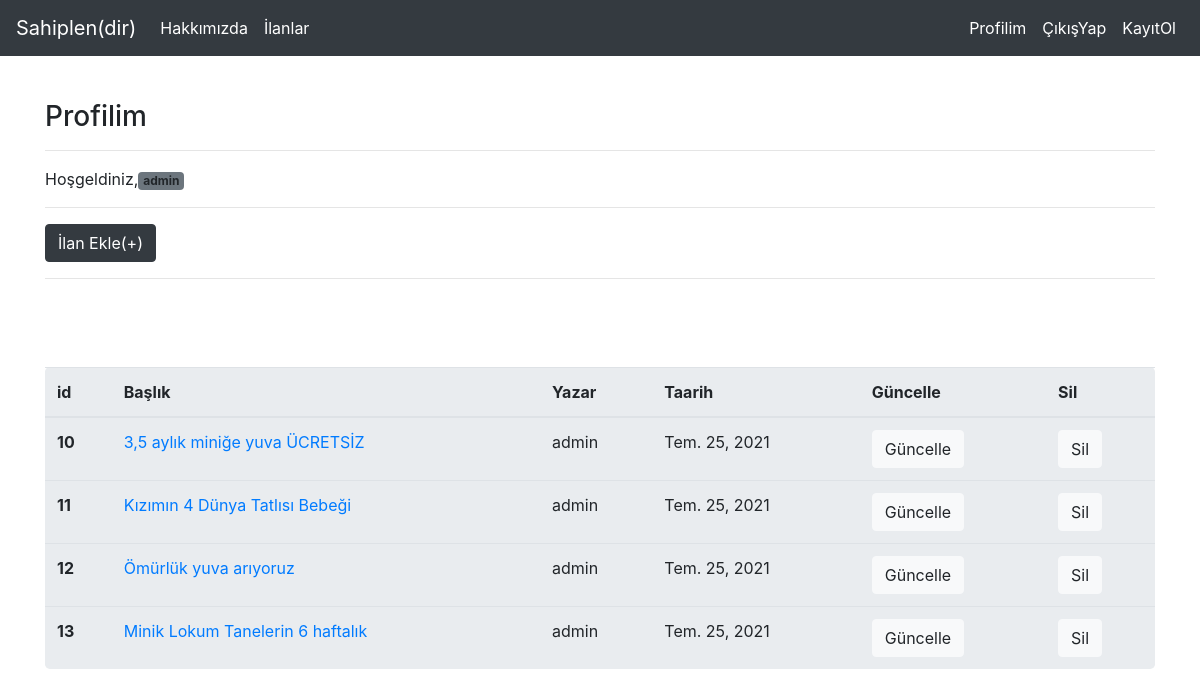
Screenshot of /articles/dashboard/ (signed in) with the database file from the repository.
### article/models.py (models this page shows, shortened)
class Article(models.Model):
    animal_type_choice = (
        ('Kedi','Kedi'),
        ('Köpek','Köpek'),
        ('Fare','Fare'),
        ('Kaplumbağa','Kaplumbağa'),
        ('Diğer','Diğer'),
    )
    animal_age_choice = (
        ('0-1','0-1'),
        ('1-2','1-2'),
        ('2-3','2-3'),
        ('3-4','3-4'),
        ('Diğer','Diğer'),
    )
    animal_city_choice = (
        ('İstanbul','İstanbul'),
        ('Ankara','Ankara'),
        ('İzmir','İzmir'),
        ('Bursa','Bursa'),
        ('Antalya','Antalya'),
        ('Samsun','Samsun'),
        ('Eskişehir','Eskişehir'),
        ('Trabzon','Trabzon'),
        ('Manisa','Manisa'),
        ('Diğer','Diğer'),
    )
    animal_gender_choice = (
        ('erkek','erkek'),
        ('dişi','dişi'),
        ('Diğer','Diğer'),
    )
    author = models.ForeignKey("auth.User",on_delete=models.CASCADE , verbose_name="Kullanıcı")
    title = models.CharField(max_length=50,verbose_name="Başlık")
    content = RichTextField(verbose_name="İçerik")
    created_date = models.DateField(auto_now_add=True,verbose_name="Oluşturulma Tarihi")
    animal_type = models.CharField(max_length=30,blank=True,null=True,choices=animal_type_choice,verbose_name="Tür")
    animal_city = models.CharField(max_length=40,null = True,blank=True,choices=animal_city_choice,verbose_name="Şehir")
    animal_age = models.CharField(max_length=10,null = True,blank=True,choices=animal_age_choice,verbose_name="Yaş")
    animal_gender = models.CharField(max_length=10,null = True,blank=True,choices=animal_gender_choice,verbose_name="Cinsiyet")
    article_image = models.FileField(blank = True , null = True , verbose_name="Makaleye Fotoğraf Ekleyin")

### article/views.py (the view)
# urls.py: path('dashboard/', views.dashboard , name = "dashboard"),
def dashboard(request):
    articles = Article.objects.filter(author = request.user)
    context = {
        "articles":articles
    }
    return render(request,"dashboard.html",context)

### templates/dashboard.html
{% extends "layout.html" %}
{% block body %}
    <h3>Profilim</h3>
    <hr>
    <p>
        Hoşgeldiniz,<small class="badge bg-secondary text-decoration-none link-light" >{{request.user.username}}</small>
    </p>
    <hr>
    <a class="btn btn-dark " href = "/articles/addarticle">İlan Ekle(+)</a>
    <hr><br><br><br>
    {% if articles %}
        <table class="table jumbotron">
            <thead>
                <tr>
                    <th scope="col">id</th>
                    <th scope="col">Başlık</th>
                    <th scope="col">Yazar</th>
                    <th scope="col">Taarih</th>
                    <th scope="col">Güncelle</th>
                    <th scope="col">Sil</th>
                </tr>
            </thead>
            <tbody>
                {% for article in articles %}
                    <tr>
                        <th scope="row">{{article.id}}</th>
                        <td><a href="/articles/article/{{article.id}}">{{article.title}}</a></td>
                        <td>{{article.author.username}}</td>
                        <td>{{article.created_date}}</td>
                        <td><a href="/articles/update/{{article.id}}" class="btn btn-light ">Güncelle</a></td>
                        <td><a href="/articles/delete/{{article.id}}" class="btn btn-light ">Sil</a></td>
                    </tr>
                {% endfor %}
            </tbody>
        </table>
    {% else %}
        <div class = "alert alert-danger">Hünüz bir makaleniz bulunmuyor... </div>
    {% endif %}
{% endblock body %}

### rows the page displays
Article: id "10", title "3,5 aylık miniğe yuva ÜCRETSİZ", author.username "admin", created_date "Tem. 25, 2021"
Article: id "11", title "Kızımın 4 Dünya Tatlısı Bebeği", author.username "admin", created_date "Tem. 25, 2021"
Article: id "12", title "Ömürlük yuva arıyoruz", author.username "admin", created_date "Tem. 25, 2021"
Article: id "13", title "Minik Lokum Tanelerin 6 haftalık", author.username "admin", created_date "Tem. 25, 2021"

### other values shown
{{ request.user.username }} "admin"
